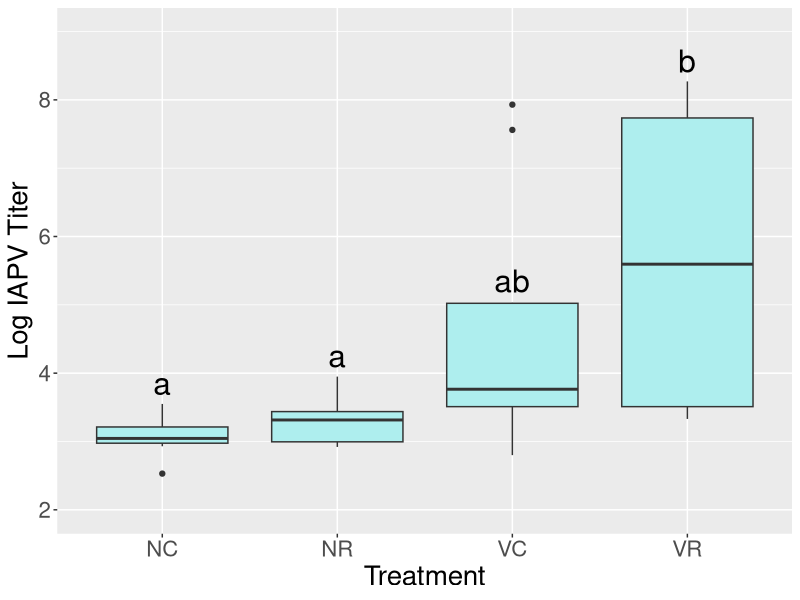
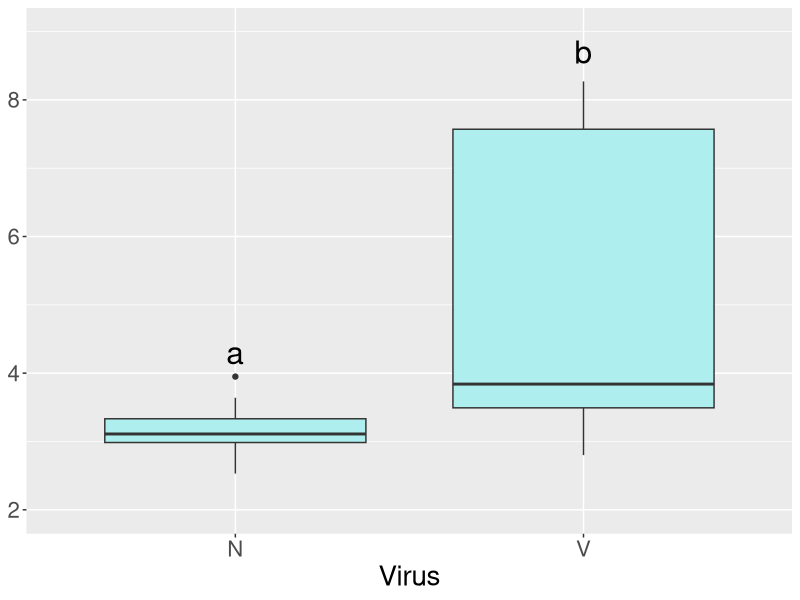
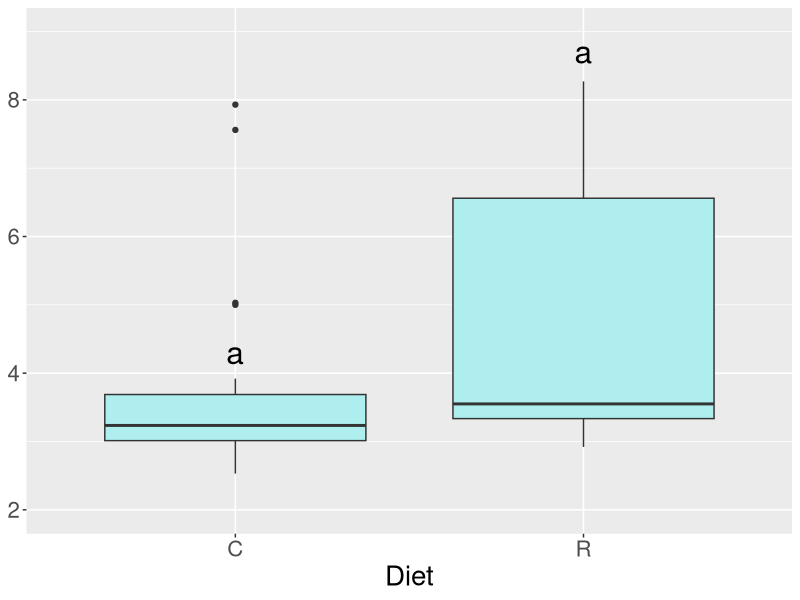
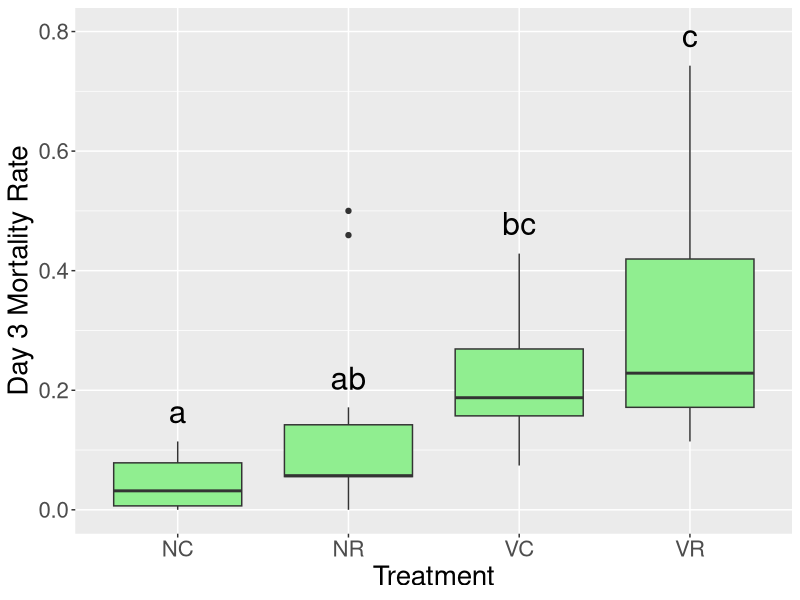
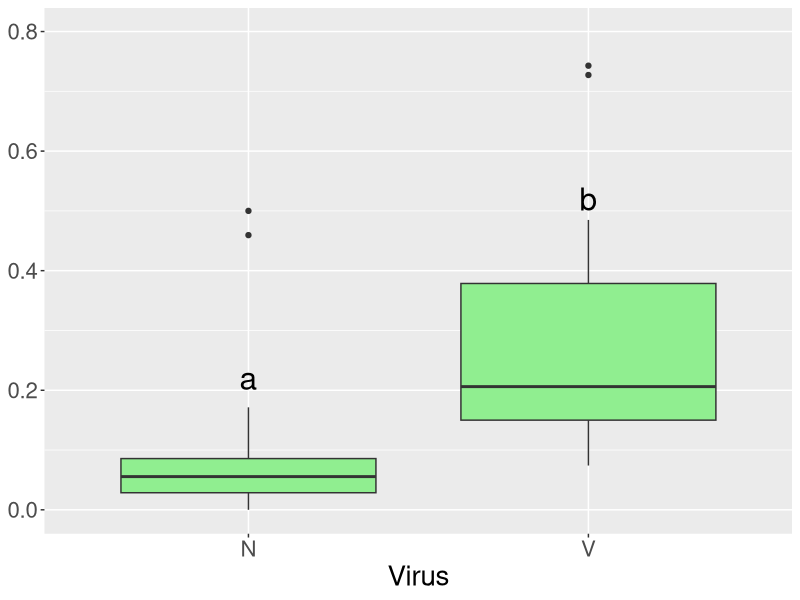
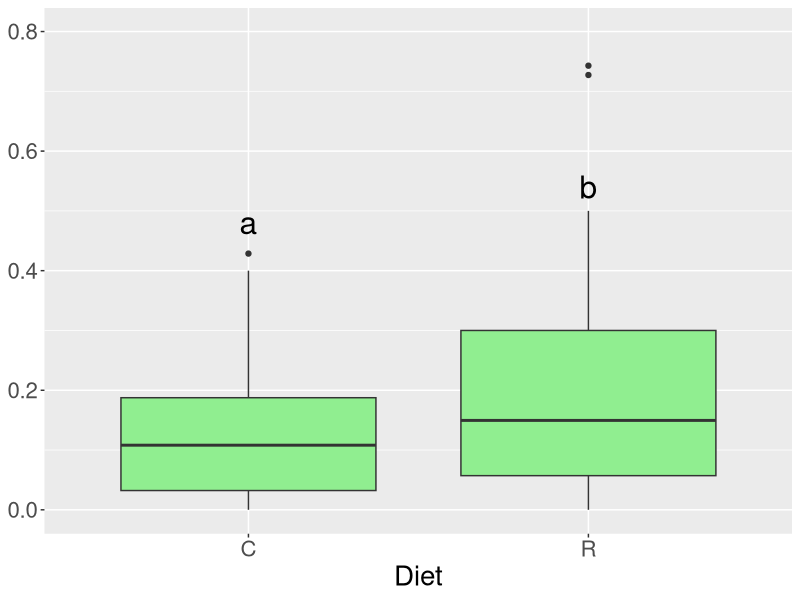

Reproduce these figures in R, in order.
library(plyr)
library(ggplot2)
library(multcompView)
library(readr)
library(multcomp)
library(nlme)

d <- read_csv("day3Mortality.csv")
d = as.data.frame(d)
attr(d, "spec") <- NULL
# Note: There are 14 NC; 15 VR, VC, NR
d = d[which(d$Treatment %in% c("None Chestnut", "None Rockrose", "Virus Chestnut", "Virus Rockrose")),]
d$Treatment

d$Treatment = as.factor(d$Treatment)
colnames(d)[3] = "Day3Mortality"
levels(d$Treatment) <- c('NC', 'NR', 'VC', 'VR')

d$Virus = sapply(d$Treatment, function(x) substr(x, 1, 1))
d$Diet = sapply(d$Treatment, function(x) substr(x, 2, 2))
d$Virus = as.factor(d$Virus)
d$Diet = as.factor(d$Diet)

mortcomp = lme(Day3Mortality ~ Diet*Virus, data=d, random = ~1|Experiment) 
mortcomp2 = lme(Day3Mortality ~ Treatment, data=d, random = ~1|Experiment) 
anova(mortcomp)
summary(glht(mortcomp2, linfct=mcp(Treatment="Tukey")))

# Mortality (All)
labelDF = data.frame(plot.labels=c("NR","VC","VR","NC"), labels = c("ab","bc","c","a"), V1 = c(0.22, 0.479, 0.793, 0.164))
plotMortality = ggplot(d, aes(x=Treatment, y=Day3Mortality)) + geom_boxplot(fill="palegreen2") + geom_text(data = labelDF, size = 8, aes(x = plot.labels, y = V1, label = labels)) + ylab("Day 3 Mortality Rate") + theme_gray() + ylim(0,0.8) + theme(text=element_text(size=20))

# Mortality (N vs V)
labelDF = data.frame(plot.labels=c("N","V"), labels = c("a","b"), V1 = c(0.22, 0.52))
plotMortality2 = ggplot(d, aes(x=Virus, y=Day3Mortality)) + geom_boxplot(fill="palegreen2") + geom_text(data = labelDF, size = 8, aes(x = plot.labels, y = V1, label = labels)) + theme_gray() + ylim(0,0.8) +theme(axis.title.y=element_blank(), text=element_text(size=20))
# summary(glht(mortcomp, linfct=mcp(Virus="Tukey")))

# Mortality (R vs C)
labelDF = data.frame(plot.labels=c("C","R"), labels = c("a","b"), V1 = c(0.48, 0.54))
plotMortality3 = ggplot(d, aes(x=Diet, y=Day3Mortality)) + geom_boxplot(fill="palegreen2") + geom_text(data = labelDF, size = 8, aes(x = plot.labels, y = V1, label = labels)) + theme_gray() + ylim(0,0.8)+theme(axis.title.y=element_blank(), text=element_text(size=20))
# summary(glht(mortcomp, linfct=mcp(Diet="Tukey")))

###### Plot IAPV Values ########

d <- read_delim("logIAPV.csv", "\t", escape_double = FALSE, trim_ws = TRUE)
d = as.data.frame(d)
attr(d, "spec") <- NULL
# Note: There are 14 NC; 15 VR, VC, NR

d = d[which(d$treatment %in% c("None Chestnut", "None Rockrose", "Virus Chestnut", "Virus Rockrose")),]

d$treatment = as.factor(d$treatment)
colnames(d)[3] = "logIAPV"
levels(d$treatment) <- c('NC', 'NR', 'VC', 'VR')
colnames(d)[1] <- "Treatment"

d$Virus = sapply(d$Treatment, function(x) substr(x, 1, 1))
d$Diet = sapply(d$Treatment, function(x) substr(x, 2, 2))
d$Virus = as.factor(d$Virus)
d$Diet = as.factor(d$Diet)

mortcomp = lme(logIAPV ~ Diet*Virus, data=d, random = ~1|Experiment) 
mortcomp2 = lme(logIAPV ~ Treatment, data=d, random = ~1|Experiment)
anova(mortcomp)
summary(glht(mortcomp2, linfct=mcp(Treatment="Tukey")))

# IAPV (All)
labelDF = data.frame(plot.labels=c("NR","VC","VR","NC"), labels = c("a","ab","b","a"), V1 = c(4.25, 5.35, 8.57, 3.85))
plotIAPV = ggplot(d, aes(x=Treatment, y=logIAPV)) + geom_boxplot(fill="paleturquoise2") + geom_text(data = labelDF, size = 8, aes(x = plot.labels, y = V1, label = labels)) + ylab("Log IAPV Titer") +theme_gray() + theme(text=element_text(size=20)) + ylim(2,9)

# IAPV (N vs V)
labelDF = data.frame(plot.labels=c("N","V"), labels = c("a","b"), V1 = c(4.3, 8.7))
plotIAPV2 = ggplot(d, aes(x=Virus, y=logIAPV)) + geom_boxplot(fill="paleturquoise2") + geom_text(data = labelDF, size = 8, aes(x = plot.labels, y = V1, label = labels)) +theme_gray() + theme(axis.title.y=element_blank(), text=element_text(size=20)) +ylim(2,9)

# IAPV (R vs C)
labelDF = data.frame(plot.labels=c("C","R"), labels = c("a","a"), V1 = c(4.3, 8.7))
plotIAPV3 = ggplot(d, aes(x=Diet, y=logIAPV)) + geom_boxplot(fill="paleturquoise2") + geom_text(data = labelDF, size = 8, aes(x = plot.labels, y = V1, label = labels)) +theme_gray() + theme(axis.title.y=element_blank(), text=element_text(size=20)) +ylim(2,9)
